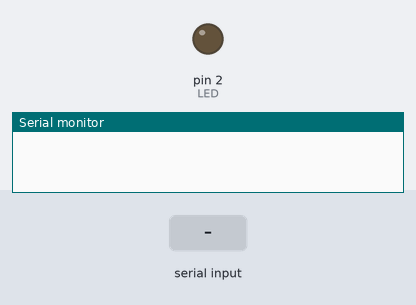
A sketch run on a simulated Arduino Uno, built with avr-gcc and run on an emulated ATmega328P. Parts: output pins drawn as LEDs (lit = HIGH), the last lines printed to the serial monitor. Inputs (shaded band) come from the test bench.

Above: at 1.2 s.
1.3 s: "1" received over Serial
At 2.5 s:
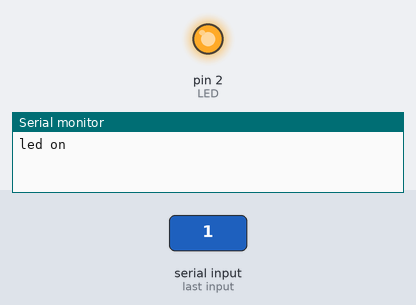
2.8 s: "0" received over Serial
At 3.8 s:
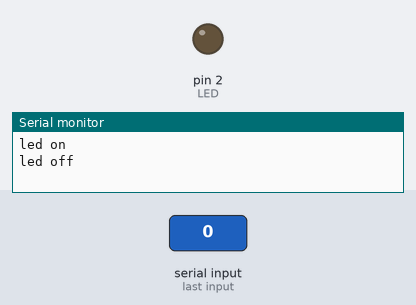
Timing chart, 0 to 5.8 s (numbered marks = the images above; inputs shaded):
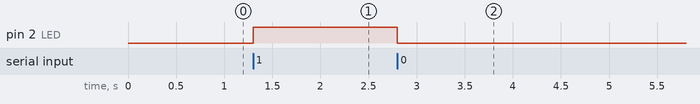

The sketch:

blink_led_external.ino
```cpp
#define LED 2

void setup() {
  Serial.begin(115200);
  pinMode(LED,OUTPUT);

  }

void loop() {
  if(Serial.available())
  {
    while(Serial.available())
    {
      char c= Serial.read();
//       Serial.print("%c",c);
      if(c=='1')
      {
        digitalWrite(LED,HIGH);
        Serial.println("led on");
      }
      else if(c=='0')
      {
        digitalWrite(LED,LOW);
         Serial.println("led off");
      }
    }
  }

}
```

Measured:
- after the input at 1.3 s, pin 2 (LED): LOW → HIGH at once
- after the input at 2.8 s, pin 2 (LED): HIGH → LOW at once
